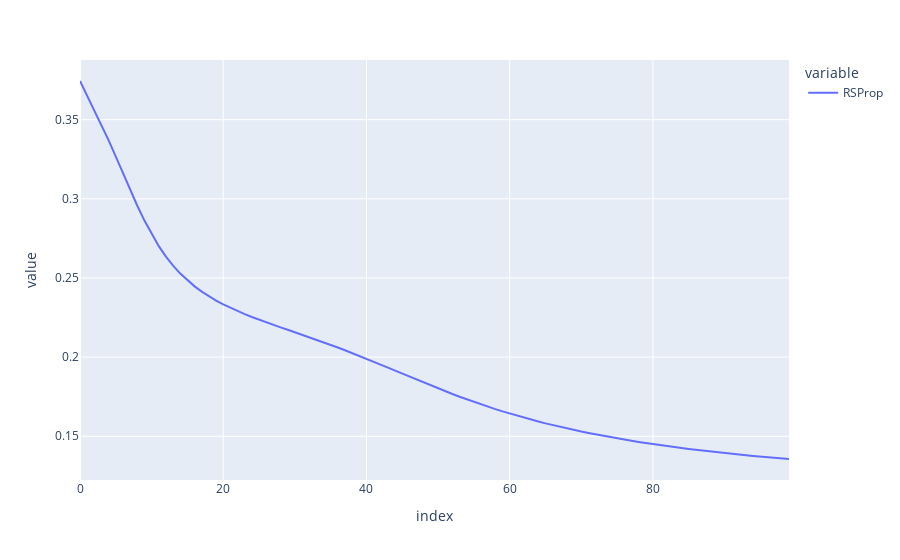

Notebook code for this chart:
### Code cell
fig = px.line({'RSProp':losses})
fig.show()
